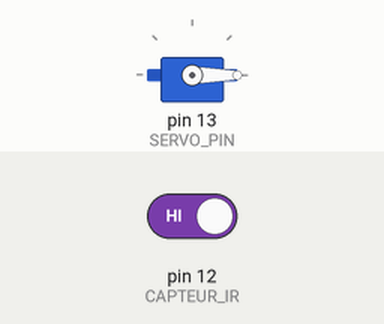
Bench run of a sketch on a simulated Arduino Uno, built with avr-gcc and run on an emulated ATmega328P. Shown: servo. Inputs (shaded band) come from the test bench; at power-on: pin 12 (CAPTEUR_IR) HIGH.

Above: at 1.2 s.
1.3 s: pin 12 (CAPTEUR_IR) driven LOW
At 1.8 s:
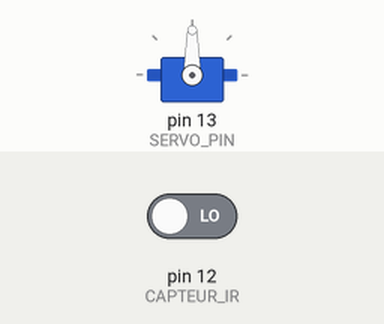
2.8 s: pin 12 (CAPTEUR_IR) driven HIGH
At 4.2 s:
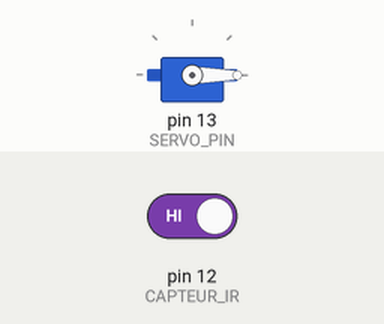
Timing chart, 0 to 5.8 s (numbered marks = the images above; inputs shaded):
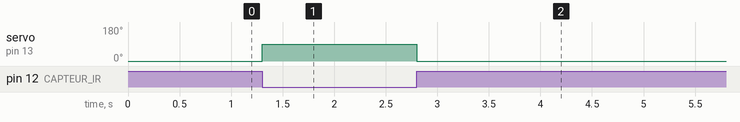

Measured:
- after the input at 1.3 s, servo on pin 13 (SERVO_PIN): 0° → 90° at once
- after the input at 2.8 s, servo on pin 13 (SERVO_PIN): 90° → 0° at once

The sketch:

capt.ino
```cpp
#include <Servo.h>

#define CAPTEUR_IR 12
#define SERVO_PIN 13

Servo monServo;

void setup() {
    pinMode(CAPTEUR_IR, INPUT);
    monServo.attach(SERVO_PIN);
    monServo.write(90);
}

void loop() {
    int etatCapteur = digitalRead(CAPTEUR_IR);

    if (etatCapteur == LOW) {
        monServo.write(90);
    } else {
        monServo.write(0);
    }

    delay(100);
}
```
